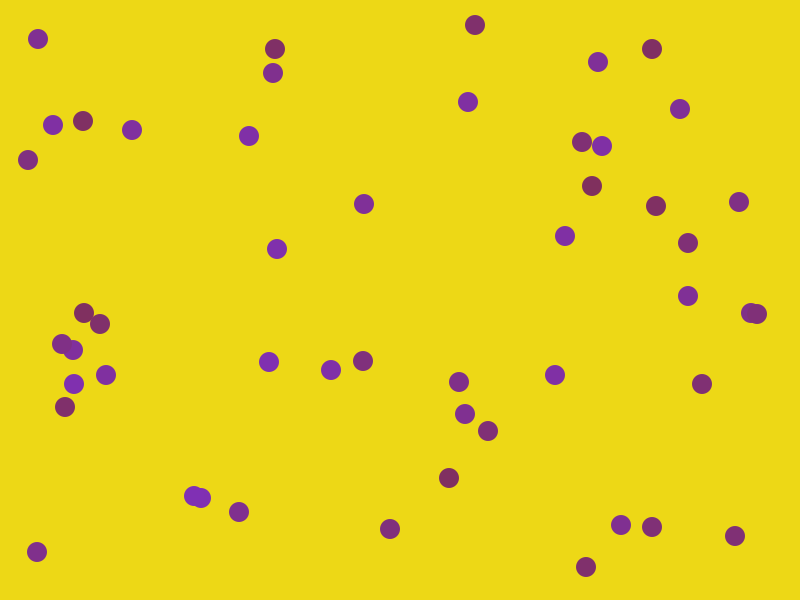
Frame 1 (no input)
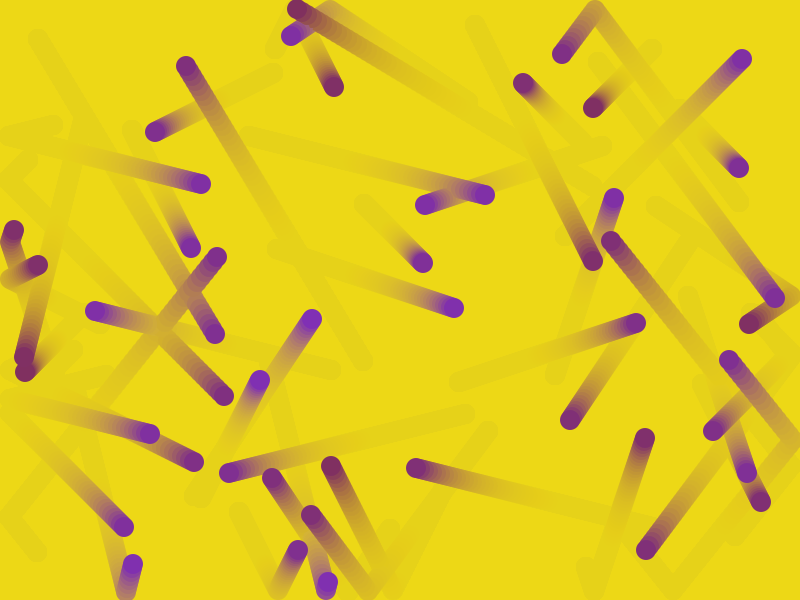
Frame 60 (the mouse pressed at the canvas centre just before this capture)
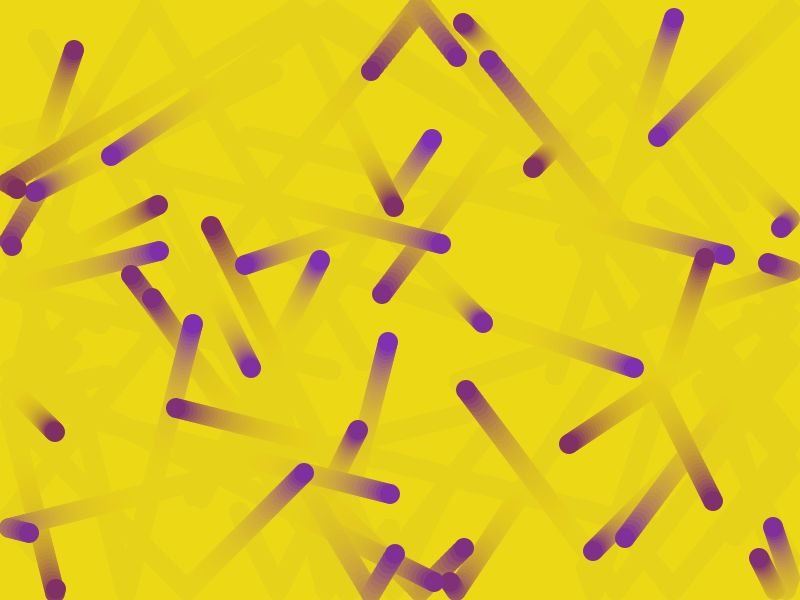
Frame 120 (the mouse held since frame 60 and released just before this capture)

The Processing sketch that drew these frames (run headless with seeded random() and noise(); from frame 60 on, the mouse is pressed at the canvas centre):

// Processing sketch: bounce_04
// ── bounce_04.pde
/**
 * mode 0 = normal mode
 * mode 1 = mask mode
 */

int mode = 1;

int elements = 50;
int bgColor = color(237, 216, 22);

int[] x = new int[elements];
int[] y = new int[elements];
int[] velocityX = new int[elements];
int[] velocityY = new int[elements];
int[] shapeHeight = new int[elements];
int[] shapeWidth = new int[elements];
int[] shapeColor = new int[elements];
int borderTop;
int borderBottom;
int borderLeft;
int borderRight;

void setup() {
  size(800, 600);

  for (int i = 0; i < elements; i++) {
    velocityX[i] = round(random(-5, 5));
    velocityY[i] = round(random(-5, 5));

    if (velocityX[i] == 0) {
      velocityX[i] = 1;
    }

    if (velocityY[i] == 0) {
      velocityY[i] = 1;
    }

    shapeWidth[i] = 20;
    shapeHeight[i] = 20;

    switch (mode) {
      case 1:
        shapeColor[i] = color(116, 30, round(random(100, 200)));
        break;
      case 0:
      default:
        shapeColor[i] = color(116, 30, round(random(100, 200)), 10);
    }

    x[i] = round(random(shapeWidth[i], width - shapeHeight[i]));
    y[i] = round(random(shapeHeight[i], height - shapeHeight[i]));
  }

  borderTop = 0 + shapeHeight[0] / 2;
  borderBottom = height - shapeHeight[0] / 2;
  borderLeft = 0 + shapeWidth[0] / 2;
  borderRight = width - shapeWidth[0] / 2;

  noStroke();

  background(bgColor);
}

void draw() {
  for (int i = 0; i < elements; i++) {
    if (x[i] >= borderRight || x[i] <= borderLeft) {
      velocityX[i] = velocityX[i] * -1;
    }

    if (y[i] >= borderBottom || y[i] <= borderTop) {
      velocityY[i] = velocityY[i] * -1;
    }

    x[i] = x[i] + velocityX[i];
    y[i] = y[i] + velocityY[i];

    fill(shapeColor[i]);
    ellipse(x[i], y[i], shapeWidth[i], shapeHeight[i]);
  }

  switch (mode) {
    case 1:
      fill(bgColor, 25);
      rect(0, 0, width, height);
      break;
    case 0:
    default:
  }
}
